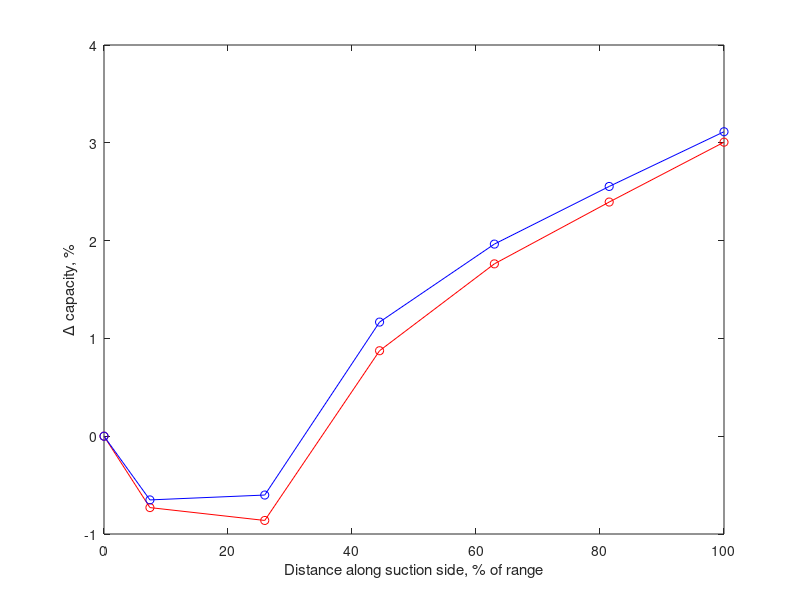

Reproduce this figure in MATLAB. (Note: this script raises an error after producing the figure.)
clear variables;
close all;
load workspaces/sch_data.mat;


%finding the plenum total pressure from a given mass flow rate fraction

%physical properties
R = 287.058; %[Joules/(kg.K)]
cp = 1121; %[Joules/(kg.K)]
cv = 834; %[Joules/(kg.K)]
gamma = cp/cv;

fluent_operating_pressure = 4285900;

p_m_benchmark = -1e6 + fluent_operating_pressure;

coolant_ratio = 0.01;

%2D hole width
A_h = 7.4993e-4;

%inlet total pressure
p_0m = 4325590;

%total temperatures
T_0m = 300;
T_0c = 300;

%correction between 2D and Q3D
q3d_strip_width = 0.0029;
ratio_of_slot_to_hole = (4/pi)*q3d_strip_width/A_h;



%use the benchmark coolant MFR to work out the plenum total pressure,
%iteratively

m_m_benchmark = 121;
m_c_benchmark = m_m_benchmark*coolant_ratio;
zeta_p = 0.8;

number_of_iterations = 10;

%array to store and plot the convergence for both possible methods
array = zeros(number_of_iterations,1);

%initial guess
p_0c_benchmark = p_m_benchmark;

for i = 1:number_of_iterations
  p_0c_benchmark = p_m_benchmark*( 1 - ( R*(gamma-1)*T_0c*m_c_benchmark^2*p_0c_benchmark^((2-2*gamma)/gamma) )/( 2*gamma*A_h^2*p_m_benchmark^(2/gamma) ) )^(gamma/(1-gamma));
  array(i,1) = p_0c_benchmark;
end

ratio_of_coolant_to_main_tp = p_0c_benchmark/p_0m;

resulting_coolant_mass_flow_rate = (p_0c_benchmark/sqrt(T_0c))*A_h*sqrt(gamma/R)*(p_m_benchmark/p_0c_benchmark)^(1/gamma)*sqrt( (2/(gamma-1))*( 1 - (p_m_benchmark/p_0c_benchmark)^((gamma-1)/gamma) ) );
resulting_coolant_ratio = resulting_coolant_mass_flow_rate/m_m_benchmark;



%to find the correct plenum total pressure
p_0cp = ( p_0c_benchmark - zeta_p*p_m_benchmark )/( 1 - zeta_p );
ratio_of_plenum_to_main_tp = p_0cp/p_0m;

p_0cp_gauge = p_0cp - fluent_operating_pressure;







%plot the CFD data%%%%%%%



%mass_flow_rates columns:
%1) hole position (not normalised)
%2) inlet MFR
%3) outlet MFR
%4) plenum MFR
%5) local surface static pressure (gauge in Fluent)



%outlet_total_pressures_averages columns:
%1) hole position (not normalised)
%2) area-averaged outlet total pressure (gauge in Fluent)



%normalise the hole positions

hole_positions = (50/27)*(mass_flow_rates(:,1) - 26);


%work out the theoretical hole exit total pressures and thus capacities

m_c = mass_flow_rates(:,4);

p_m = mass_flow_rates(:,5) + fluent_operating_pressure;

p_0c = zeta_p*p_m(:) + (1-zeta_p)*p_0cp;

G_c = ( sqrt(T_0c)./p_0c )*m_c_benchmark;


%work out the inlet capacities

m_in = mass_flow_rates(:,2);

G_in = ( sqrt(T_0m)./p_0m ).*m_in;

G_out = G_c + G_in;



%define a surface pressure coefficient
C_p = (p_m-min(p_m))/(max(p_m)-min(p_m));

%define a surface isentropic Mach number
M_surf = sqrt( (2/(gamma-1))*( (p_0m./p_m).^((gamma-1)/gamma) -1 ) );

p_2 = 2625200; %outlet static pressure

%define a loss for each hole position
total_pressures = outlet_total_pressure_averages(:,2);
total_pressures_absolute = total_pressures + fluent_operating_pressure;
loss = (p_0m - total_pressures_absolute)/(p_0m - p_2);





% Default figure settings
figure_width = 4;     % Width in inches
figure_height = 4;    % Height in inches
axes_line_width = 0.75;    % AxesLineWidth
font_size = 14;      % Fontsize
line_width = 1.5;      % LineWidth
marker_size = 8;       % MarkerSize


%set(0, 'defaultfigureunits', 'centimeters')
%set(0, 'defaultfigureposition', [35 15 9 9])
%set(0, 'defaultaxesposition', [0.19 0.14 0.76 0.75])


geometric_throat_location = 38;
geometric_throat_normalised = (50/27)*(geometric_throat_location - 26);


figure(1)
plot(hole_positions,100*(G_in/G_in(1,1) - 1), 'r-o')
hold on
plot(hole_positions,100*(G_out/G_out(1,1) - 1), 'b-o')

xlabel('Distance along suction side, % of range')
ylabel('\Delta capacity, %')
throat_line = xline(geometric_throat_normalised,'-k',{'Geometric throat'},'FontName','Charter','FontSize',font_size);
throat_line.LabelVerticalAlignment = 'top';
legend('\Gamma_{in}', '\Gamma_{out}', 'Location', 'southeast')

%Here we set up the axes
pos = get(gcf, 'Position');
set(gcf, 'Position', [pos(1) pos(2) figure_width*100, figure_height*100]); %<- Set size
set(gca, 'FontSize', font_size, 'LineWidth', axes_line_width); %<- Set properties
set(gca,'FontName','Charter','FontSize',font_size)
% Here we preserve the size of the image when we save it.
set(gcf,'InvertHardcopy','on');
set(gcf,'PaperUnits', 'inches');
papersize = get(gcf, 'PaperSize');
left = (papersize(1)- figure_width)/2;
bottom = (papersize(2)- figure_height)/2;
myfiguresize = [left, bottom, figure_width, figure_height];
set(gcf,'PaperPosition', myfiguresize);
print('../../figs/sch_hole_location_vs_capacity','-dpng','-r300');


figure(2)
plot(hole_positions,100*(G_c/G_c(1,1) - 1), 'k-o')

xlabel('Distance along suction side, % of range')
ylabel('\Delta  coolant capacity, %')
throat_line = xline(geometric_throat_normalised,'-k',{'Geometric throat'},'FontName','Charter','FontSize',font_size);
throat_line.LabelVerticalAlignment = 'bottom';

%Here we set up the axes
pos = get(gcf, 'Position');
set(gcf, 'Position', [pos(1) pos(2) figure_width*100, figure_height*100]); %<- Set size
set(gca, 'FontSize', font_size, 'LineWidth', axes_line_width); %<- Set properties
set(gca,'FontName','Charter','FontSize',font_size)
% Here we preserve the size of the image when we save it.
set(gcf,'InvertHardcopy','on');
set(gcf,'PaperUnits', 'inches');
papersize = get(gcf, 'PaperSize');
left = (papersize(1)- figure_width)/2;
bottom = (papersize(2)- figure_height)/2;
myfiguresize = [left, bottom, figure_width, figure_height];
set(gcf,'PaperPosition', myfiguresize);
print('../../figs/sch_hole_location_vs_coolant_capacity','-dpng','-r300');


figure(3)
plot(  C_p,  100*(G_in/G_in(1,1) - 1), 'r-o')
hold on
plot(  C_p,  100*(G_out/G_out(1,1) - 1), 'b-o')

xlabel('Surface static pressure coefficient')
ylabel('\Delta  capacity, %')

%Here we set up the axes
pos = get(gcf, 'Position');
set(gcf, 'Position', [pos(1) pos(2) figure_width*100, figure_height*100]); %<- Set size
set(gca, 'FontSize', font_size, 'LineWidth', axes_line_width); %<- Set properties
set(gca,'FontName','Charter','FontSize',font_size)
% Here we preserve the size of the image when we save it.
set(gcf,'InvertHardcopy','on');
set(gcf,'PaperUnits', 'inches');
papersize = get(gcf, 'PaperSize');
left = (papersize(1)- figure_width)/2;
bottom = (papersize(2)- figure_height)/2;
myfiguresize = [left, bottom, figure_width, figure_height];
set(gcf,'PaperPosition', myfiguresize);
print('../../figs/sch_static_pressure_coefficient_vs_capacity','-dpng','-r300');


figure(4)
plot(  M_surf,  100*(G_in/G_in(1,1) - 1), 'r-o')
hold on
plot(  M_surf,  100*(G_out/G_out(1,1) - 1), 'b-o')

xlabel('Surface isentropic Mach number')
ylabel('\Delta capacity, %')

%Here we set up the axes
pos = get(gcf, 'Position');
set(gcf, 'Position', [pos(1) pos(2) figure_width*100, figure_height*100]); %<- Set size
set(gca, 'FontSize', font_size, 'LineWidth', axes_line_width); %<- Set properties
set(gca,'FontName','Charter','FontSize',font_size)
% Here we preserve the size of the image when we save it.
set(gcf,'InvertHardcopy','on');
set(gcf,'PaperUnits', 'inches');
papersize = get(gcf, 'PaperSize');
left = (papersize(1)- figure_width)/2;
bottom = (papersize(2)- figure_height)/2;
myfiguresize = [left, bottom, figure_width, figure_height];
set(gcf,'PaperPosition', myfiguresize);
print('../../figs/sch_surface_isentropic_mach_number_vs_capacity','-dpng','-r300');


figure(5)
plot(  C_p,  100*(G_c/G_c(1,1) - 1), 'k-o')

xlabel('Surface static pressure coefficient')
ylabel('\Delta  coolant capacity, %')

%Here we set up the axes
pos = get(gcf, 'Position');
set(gcf, 'Position', [pos(1) pos(2) figure_width*100, figure_height*100]); %<- Set size
set(gca, 'FontSize', font_size, 'LineWidth', axes_line_width); %<- Set properties
set(gca,'FontName','Charter','FontSize',font_size)
% Here we preserve the size of the image when we save it.
set(gcf,'InvertHardcopy','on');
set(gcf,'PaperUnits', 'inches');
papersize = get(gcf, 'PaperSize');
left = (papersize(1)- figure_width)/2;
bottom = (papersize(2)- figure_height)/2;
myfiguresize = [left, bottom, figure_width, figure_height];
set(gcf,'PaperPosition', myfiguresize);
print('../../figs/sch_static_pressure_coefficient_vs_coolant_capacity','-dpng','-r300');


figure(6)
plot(hole_positions,100*loss, 'k-o')

xlabel('Distance along suction side, % of range')
ylabel('Overall loss at domain outlet, %')
throat_line = xline(geometric_throat_normalised,'-k',{'Geometric throat'},'FontName','Charter','FontSize',font_size);
throat_line.LabelVerticalAlignment = 'bottom';

%Here we set up the axes
pos = get(gcf, 'Position');
set(gcf, 'Position', [pos(1) pos(2) figure_width*100, figure_height*100]); %<- Set size
set(gca, 'FontSize', font_size, 'LineWidth', axes_line_width); %<- Set properties
set(gca,'FontName','Charter','FontSize',font_size)
% Here we preserve the size of the image when we save it.
set(gcf,'InvertHardcopy','on');
set(gcf,'PaperUnits', 'inches');
papersize = get(gcf, 'PaperSize');
left = (papersize(1)- figure_width)/2;
bottom = (papersize(2)- figure_height)/2;
myfiguresize = [left, bottom, figure_width, figure_height];
set(gcf,'PaperPosition', myfiguresize);
print('../../figs/sch_hole_location_vs_loss','-dpng','-r300');
